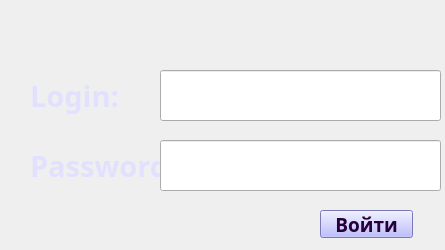
<?xml version="1.0" encoding="UTF-8"?>
<ui version="4.0">
 <class>Form</class>
 <widget class="QWidget" name="Form">
  <property name="geometry">
   <rect>
    <x>0</x>
    <y>0</y>
    <width>445</width>
    <height>250</height>
   </rect>
  </property>
  <property name="windowTitle">
   <string>Form</string>
  </property>
  <widget class="QLabel" name="label">
   <property name="geometry">
    <rect>
     <x>-270</x>
     <y>-150</y>
     <width>721</width>
     <height>491</height>
    </rect>
   </property>
   <property name="text">
    <string/>
   </property>
   <property name="pixmap">
    <pixmap>1653656807_23-celes-club-p-fon-raznotsvetnie-klyaksi-krasivie-24.jpg</pixmap>
   </property>
  </widget>
  <widget class="QLabel" name="label_2">
   <property name="geometry">
    <rect>
     <x>30</x>
     <y>70</y>
     <width>111</width>
     <height>51</height>
    </rect>
   </property>
   <property name="font">
    <font>
     <family>Gabriola</family>
     <pointsize>22</pointsize>
     <weight>75</weight>
     <bold>true</bold>
    </font>
   </property>
   <property name="styleSheet">
    <string notr="true">color: rgb(225, 225, 255);</string>
   </property>
   <property name="text">
    <string>Login:</string>
   </property>
  </widget>
  <widget class="QLabel" name="label_3">
   <property name="geometry">
    <rect>
     <x>30</x>
     <y>140</y>
     <width>141</width>
     <height>51</height>
    </rect>
   </property>
   <property name="font">
    <font>
     <family>Gabriola</family>
     <pointsize>22</pointsize>
     <weight>75</weight>
     <bold>true</bold>
    </font>
   </property>
   <property name="styleSheet">
    <string notr="true">color: rgb(225, 225, 255);</string>
   </property>
   <property name="text">
    <string>Password:</string>
   </property>
  </widget>
  <widget class="QLineEdit" name="lineEdit_log">
   <property name="geometry">
    <rect>
     <x>160</x>
     <y>70</y>
     <width>281</width>
     <height>51</height>
    </rect>
   </property>
   <property name="font">
    <font>
     <family>Gabriola</family>
     <pointsize>18</pointsize>
     <weight>75</weight>
     <bold>true</bold>
    </font>
   </property>
  </widget>
  <widget class="QLineEdit" name="lineEdit_pas">
   <property name="geometry">
    <rect>
     <x>160</x>
     <y>140</y>
     <width>281</width>
     <height>51</height>
    </rect>
   </property>
   <property name="font">
    <font>
     <family>Gabriola</family>
     <pointsize>18</pointsize>
     <weight>75</weight>
     <bold>true</bold>
    </font>
   </property>
  </widget>
  <widget class="QPushButton" name="pushButton_inp">
   <property name="geometry">
    <rect>
     <x>320</x>
     <y>210</y>
     <width>93</width>
     <height>28</height>
    </rect>
   </property>
   <property name="font">
    <font>
     <family>Gabriola</family>
     <pointsize>14</pointsize>
     <weight>75</weight>
     <bold>true</bold>
    </font>
   </property>
   <property name="styleSheet">
    <string notr="true">color: rgb(39, 0, 58);
background-color: rgb(170, 170, 255);</string>
   </property>
   <property name="text">
    <string>Войти</string>
   </property>
  </widget>
 </widget>
 <resources/>
 <connections/>
</ui>
